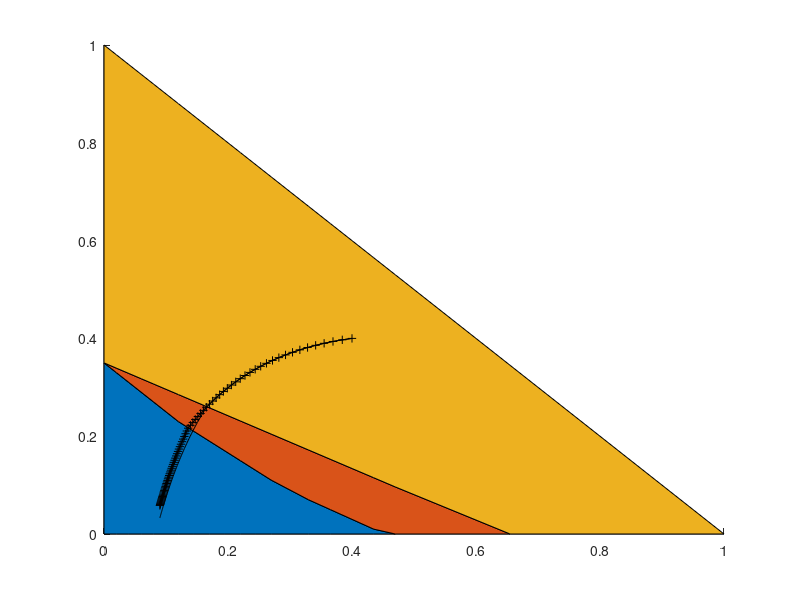

The MATLAB script that drew this image:
function region_plot()

%%%%%%%%%%%%%%%%%%%%%%%%%%%%%%%%%%%%%%%%%%%%%%%%%%%%%%%%%%
%
%  Population dynamics under the social equilibrium 
%    strategy and the mean-field equilibrium
%
%%%%%%%%%%%%%%%%%%%%%%%%%%%%%%%%%%%%%%%%%%%%%%%%%%%%%%%%%%


figure
hold on
x=[0 0.02 0.04 0.06 0.08 0.1 0.12 0.145 0.17 0.195...
    0.22 0.245 0.27 0.3 0.33 0.365 0.4 0.435 0.47 0.655 1]
lin1=0.35:-0.02:0.01;
lin1=[lin1 0 0 0]
lin2_=0.35-0.54.*x-lin1
lin2=max(0,lin2_)
%lin2=max(-0.54.*x+0.35-lin1,0);
lin3=-x+1-lin2-lin1;
[lin1;lin2;lin3]'
area(x,[lin1;lin2;lin3]')
tray_eq=[0.4 0.4
0.38432 0.39708
0.369336577651 0.393726802349
0.355027719066 0.389971266872
0.341370547391 0.385844210116
0.328341584924 0.381376153439
0.315916988576 0.376597104338
0.304072758803 0.371536369916
0.292784922718 0.366222400911
0.282029692485 0.360682664284
0.271783600435 0.354943542163
0.26202361256 0.349030254744
0.252727222153 0.342966804728
0.243872525438 0.336775940848
0.235438281042 0.330479138149
0.227403955097 0.324096592742
0.219749753713 0.317647228939
0.212456644452 0.311148716807
0.20550636831 0.304617498341
0.198881443613 0.298068820666
0.19256516309 0.291516774798
0.186541585264 0.284974338713
0.180795521173 0.278453423588
0.175312517337 0.271964922252
0.170078835738 0.265518759015
0.165081431518 0.259123940173
0.161958743296 0.252788604579
0.158970026592 0.246550537216
0.156108853974 0.240412615226
0.153369124711 0.234377284033
0.150745049271 0.228446588606
0.148231134236 0.222622203156
0.145822167694 0.216905459284
0.143513205123 0.211297372591
0.141299555811 0.205798667803
0.139176769806 0.200409802433
0.137140625413 0.195130989037
0.135187117244 0.189962216106
0.133312444805 0.184903267658
0.131513001618 0.179953741575
0.129785364879 0.175113066747
0.12812628561 0.170380519079
0.126532679328 0.165755236415
0.125001617173 0.161236232441
0.123530317517 0.156822409612
0.122116138007 0.152512571171
0.120756568036 0.148305432296
0.119449221619 0.144199630434
0.118191830665 0.140193734876
0.11698223861 0.136286255608
0.115818394408 0.132475651481
0.114698346848 0.128760337762
0.113620239203 0.125138693079
0.112582304161 0.121609065823
0.111582859056 0.118169780026
0.110620301357 0.114819140754
0.109693104416 0.111555439057
0.108799813459 0.108376956488
0.107939041796 0.10528196924
0.10710946725 0.102268751909
0.106309828788 0.099335580926
0.10553892334 0.0964807376701
0.104795602798 0.093702511287
0.104078771184 0.0909992012393
0.103387381976 0.0883691196022
0.102720435585 0.0858105931271
0.102076976975 0.0833219650878
0.101456093411 0.0809015969268
0.100856912332 0.0785478697172
0.100278599353 0.076259185452
0.0997203563587 0.0740339681773
0.0991814197194 0.0718706649781
0.0986610585944 0.0697677468314
0.0981585733321 0.0677237093344
0.0976732939558 0.06573707332
0.0972045787323 0.0638063853673
0.0967518128171 0.0619302182165
0.0963144069729 0.0601071710959
0.0958917963555 0.0583358699683
0.095483439366 0.0566149677039
0.095088816562 0.0549431441868
0.0947074296272 0.0533191063587
0.0943388003947 0.0517415882091
0.0939824699213 0.0502093507129
0.0936379976094 0.0487211817238
0.0933049603748 0.0472758958254
0.092982951857 0.0458723341456
0.0926715816693 0.044509364137
0.0923704746876 0.0431858793277
0.0920792703749 0.0419007990449
0.0917976221396 0.0406530681151
0.0915251967257 0.0394416565428
0.0912616736334 0.0382655591713
0.0910067445684 0.0371237953266
0.090760112918 0.0360154084475
0.0905214932527 0.0349394657044
0.0902906108523 0.0338950576067
0.090067201254 0.0328812976023];
tray_opt=[0.4 0.4
0.38432 0.39708
0.369336577651 0.393726802349
0.355027719066 0.389971266872
0.341370547391 0.385844210116
0.328341584924 0.381376153439
0.315916988576 0.376597104338
0.304072758803 0.371536369916
0.292784922718 0.366222400911
0.282029692485 0.360682664284
0.271783600435 0.354943542163
0.26202361256 0.349030254744
0.252727222153 0.342966804728
0.243872525438 0.336775940848
0.235438281042 0.330479138149
0.227403955097 0.324096592742
0.219749753713 0.317647228939
0.212456644452 0.311148716807
0.20550636831 0.304617498341
0.198881443613 0.298068820666
0.19256516309 0.291516774798
0.186541585264 0.284974338713
0.180795521173 0.278453423588
0.175312517337 0.271964922252
0.170078835738 0.265518759015
0.165081431518 0.259123940173
0.160307928981 0.252788604579
0.155746596401 0.246520073802
0.151386320079 0.240324901466
0.147216577999 0.234208921442
0.143227413395 0.228177294634
0.13940940847 0.22223455417
0.135753658481 0.216384648848
0.133609282917 0.210630984728
0.131554898315 0.204997338388
0.129586204822 0.19948362903
0.127699130994 0.194089550398
0.125889821109 0.188814591694
0.124154623141 0.183658057064
0.122490077371 0.178619083752
0.120892905597 0.173696658969
0.11936000095 0.168889635563
0.117888418255 0.164196746561
0.116475364939 0.159616618627
0.115118192454 0.155147784532
0.11381438818 0.150788694671
0.112561567799 0.146537727696
0.111357468104 0.14239320033
0.110199940227 0.138353376396
0.109086943259 0.134416475125
0.108016538244 0.130580678798
0.106986882523 0.126844139743
0.10599622441 0.123204986755
0.105042898181 0.119661330968
0.104125319351 0.116211271217
0.103241980243 0.112852898926
0.102391445799 0.109584302559
0.101572349652 0.106403571663
0.100783390414 0.103308800535
0.100023328198 0.100298091531
0.0992909813267 0.0973695580618
0.0985852232418 0.0945213272775
0.0979049795928 0.0917515424809
0.0972492254915 0.0890583652816
0.096616982927 0.0864399775132
0.0960073183293 0.0838945829317
0.0954193402725 0.0814204087116
0.0948521973095 0.0790157067565
0.0943050759308 0.0766787548387
0.0937771986376 0.0744078575803
0.0932678221254 0.0722013472908
0.092776235569 0.070057584671
0.0923017590036 0.067974959396
0.0918437417962 0.0659518905854
0.0914015612022 0.063986827173
0.0909746210015 0.0620782481819
0.0905623502092 0.0602246629156
0.0901642018572 0.0584246110712];
     plot(tray_eq(:,1),tray_eq(:,2),'k-')
      plot(tray_opt(:,1),tray_opt(:,2),'k-+')
hold off
end
